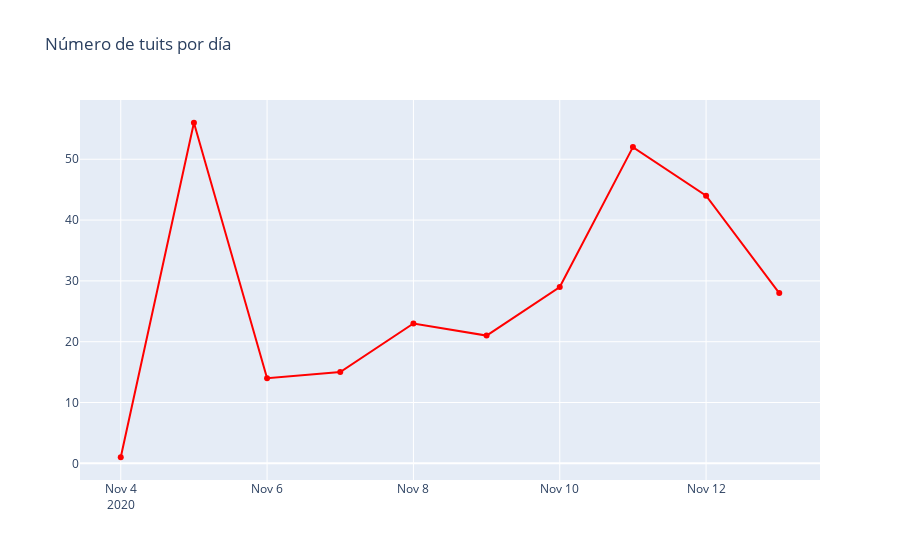

The cell this chart's notebook holds for it:
### Code cell
trace = go.Scatter(x=temp.fecha.values,
                    y=temp.cnt.values,
                    text=[f"Fecha: {f}<br>Tuits: {c}" for f,c in zip(temp.fecha.values,temp.cnt.values)],
                    hoverinfo='text',
                    mode='lines+markers',
                    name='Días',
                    line={'color':'red'})

layout = go.Layout(title='Número de tuits por día')
fig = go.Figure(data=[trace], layout=layout)

iplot(fig)

### Figure 1 — Plotly figure (JSON) as saved in the notebook; plotly's stock layout.template omitted (floating-point values rounded to 4 significant figures)
{"data": [{"hoverinfo": "text", "line": {"color": "red"}, "mode": "lines+markers", "name": "Días", "text": ["Fecha: 2020-11-04<br>Tuits: 1", "Fecha: 2020-11-05<br>Tuits: 56", "Fecha: 2020-11-06<br>Tuits: 14", "Fecha: 2020-11-07<br>Tuits: 15", "Fecha: 2020-11-08<br>Tuits: 23", "Fecha: 2020-11-09<br>Tuits: 21", "Fecha: 2020-11-10<br>Tuits: 29", "Fecha: 2020-11-11<br>Tuits: 52", "Fecha: 2020-11-12<br>Tuits: 44", "Fecha: 2020-11-13<br>Tuits: 28"], "type": "scatter", "x": ["2020-11-04", "2020-11-05", "2020-11-06", "2020-11-07", "2020-11-08", "2020-11-09", "2020-11-10", "2020-11-11", "2020-11-12", "2020-11-13"], "y": [1, 56, 14, 15, 23, 21, 29, 52, 44, 28]}], "layout": {"title": {"text": "Número de tuits por día"}}}
